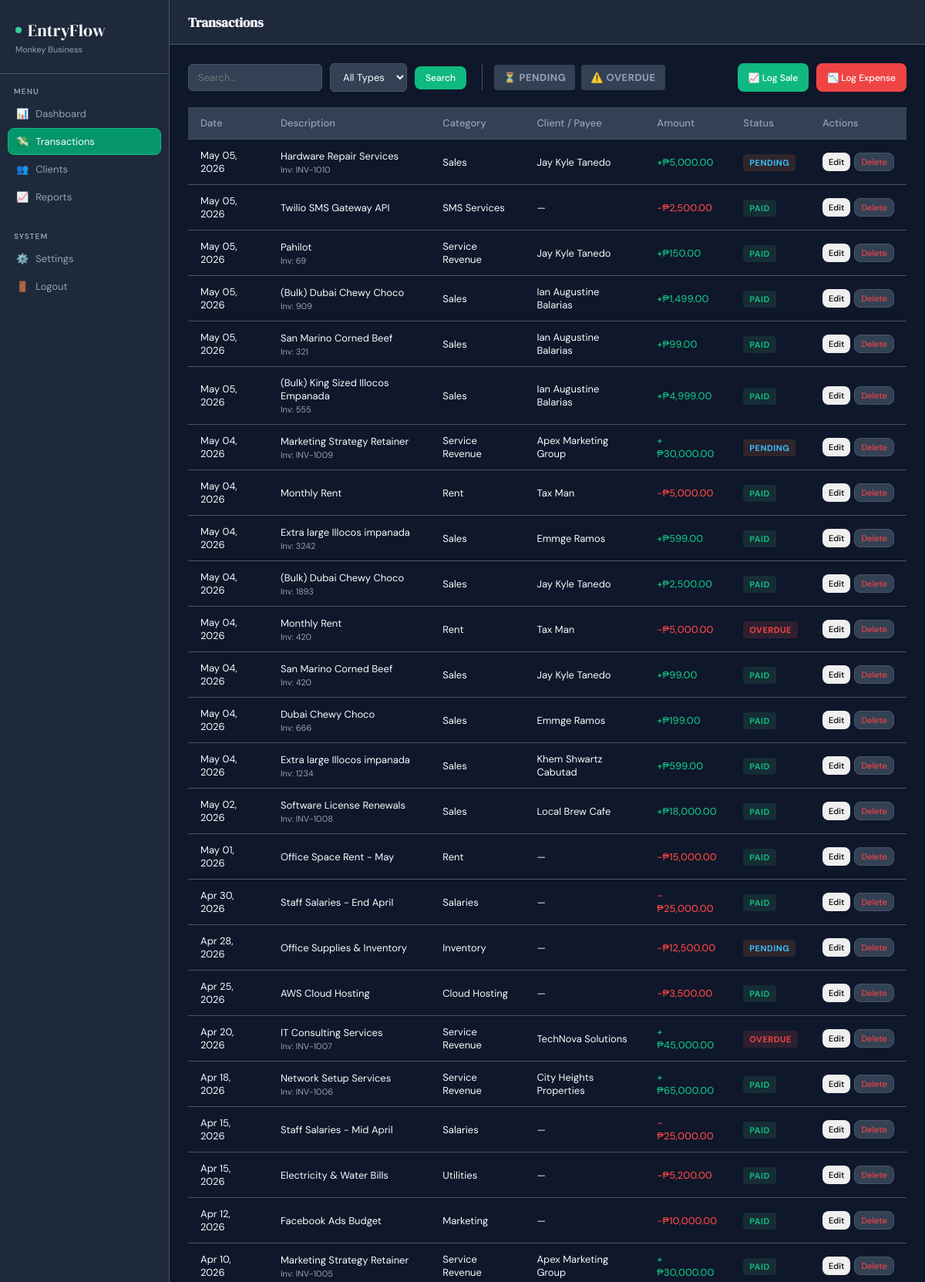
The app's page /transactions.php (signed in, upper part) with its own data.
### tables this page shows
CREATE TABLE `transactions` (
  `id` int(10) UNSIGNED NOT NULL,
  `user_id` int(10) UNSIGNED NOT NULL,
  `client_id` int(10) UNSIGNED DEFAULT NULL,
  `category_id` int(10) UNSIGNED DEFAULT NULL,
  `invoice_no` varchar(50) DEFAULT NULL,
  `description` varchar(255) NOT NULL,
  `amount` decimal(14,2) NOT NULL,
  `type` enum('income','expense') NOT NULL,
  `status` enum('paid','pending','overdue') NOT NULL DEFAULT 'pending',
  `transaction_date` date NOT NULL,
  `notes` text DEFAULT NULL,
  `created_at` datetime NOT NULL DEFAULT current_timestamp(),
  `updated_at` datetime NOT NULL DEFAULT current_timestamp() ON UPDATE current_timestamp()
);

CREATE TABLE `categories` (
  `id` int(10) UNSIGNED NOT NULL,
  `user_id` int(10) UNSIGNED DEFAULT NULL COMMENT 'NULL = global default',
  `name` varchar(100) NOT NULL,
  `type` enum('income','expense') NOT NULL,
  `is_default` tinyint(1) NOT NULL DEFAULT 0,
  `created_at` datetime NOT NULL DEFAULT current_timestamp(),
  `updated_at` datetime NOT NULL DEFAULT current_timestamp() ON UPDATE current_timestamp()
);

CREATE TABLE `clients` (
  `id` int(10) UNSIGNED NOT NULL,
  `user_id` int(10) UNSIGNED NOT NULL,
  `name` varchar(150) NOT NULL,
  `email` varchar(150) DEFAULT NULL,
  `phone` varchar(20) DEFAULT NULL,
  `address` text DEFAULT NULL,
  `notes` text DEFAULT NULL,
  `created_at` datetime NOT NULL DEFAULT current_timestamp(),
  `updated_at` datetime NOT NULL DEFAULT current_timestamp() ON UPDATE current_timestamp()
);

### transactions.php (the view, shortened to what this page needs)
<?php
$db = getDB();
$userId = (int)$_SESSION['user_id'];
$search = $_GET['search'] ?? '';
$typeFilter = $_GET['type'] ?? '';
$statusFilter = $_GET['status'] ?? '';
$query = "
    SELECT t.*, c.name AS client_name, cat.name AS category_name
    FROM transactions t
    LEFT JOIN clients c ON c.id = t.client_id
    LEFT JOIN categories cat ON cat.id = t.category_id
    WHERE t.user_id = $userId
";
$query .= " ORDER BY t.transaction_date DESC, t.id DESC";
$transactions = $db->query($query)->fetch_all(MYSQLI_ASSOC);
include 'includes/header.php';
?>
<div style="display: flex; justify-content: space-between; flex-wrap: wrap; gap: 15px; margin-bottom: 20px;">
    <form method="GET" action="transactions.php" style="display: flex; gap: 10px; align-items: center; flex-wrap: wrap;">
        <input type="text" name="search" class="sb" placeholder="Search..." value="<?= htmlspecialchars($search) ?>">
        <select name="type" class="sb">
            <option value="">All Types</option>
        </select>
        <button type="submit" class="btn btn-primary">Search</button>
        <div style="display: flex; gap: 8px; margin-left: 10px; border-left: 1px solid var(--border-color); padding-left: 15px;">
            <a href="transactions.php?status=pending<?= $search ? '&search='.urlencode($search) : '' ?><?= $typeFilter ? '&type='.urlencode($typeFilter) : '' ?>"
               class="badge <?= $statusFilter === 'pending' ? 'bpd' : '' ?>"
               style="text-decoration:none; padding: 8px 12px; font-size: 13px; display:flex; align-items:center; <?= $statusFilter !== 'pending' ? 'background: var(--surface-2); color: var(--text-muted);' : '' ?>">
               ⏳ Pending
            </a>
            <a href="transactions.php?status=overdue<?= $search ? '&search='.urlencode($search) : '' ?><?= $typeFilter ? '&type='.urlencode($typeFilter) : '' ?>"
               class="badge <?= $statusFilter === 'overdue' ? 'bod' : '' ?>"
               style="text-decoration:none; padding: 8px 12px; font-size: 13px; display:flex; align-items:center; <?= $statusFilter !== 'overdue' ? 'background: var(--surface-2); color: var(--text-muted);' : '' ?>">
               ⚠️ Overdue
            </a>
        </div>
    </form>
    <div style="display: flex; gap: 10px;">
        <button class="btn" onclick="openDynamicModal('income')" style="background: var(--primary) !important; color: #ffffff !important; border: none;">📈 Log Sale</button>
        <button class="btn" onclick="openDynamicModal('expense')" style="background: var(--danger) !important; color: #ffffff !important; border: none;">📉 Log Expense</button>
    </div>
</div>
<div class="table-responsive">
    <table class="table">
        <thead>
            <tr>
                <th>Date</th>
                <th>Description</th>
                <th>Category</th>
                <th>Client / Payee</th>
                <th>Amount</th>
                <th>Status</th>
                <th>Actions</th>
            </tr>
        </thead>
        <tbody>
            <?php if (empty($transactions)): ?>
                <tr><td colspan="7" style="text-align: center; padding: 20px; color: var(--text-muted);">No transactions found.</td></tr>
            <?php else: ?>
                <?php foreach ($transactions as $tx): ?>
                    <tr>
                        <td><?= date('M d, Y', strtotime($tx['transaction_date'])) ?></td>
                        <td class="tdn">
                            <?= htmlspecialchars($tx['description']) ?>
                            <?php if (!empty($tx['invoice_no'])): ?>
                                <div class="tds">Inv: <?= htmlspecialchars($tx['invoice_no']) ?></div>
                            <?php endif; ?>
                        </td>
                        <td><?= htmlspecialchars($tx['category_name'] ?? '—') ?></td>
                        <td><?= htmlspecialchars($tx['client_name'] ?? '—') ?></td>
                        <td class="<?= $tx['type'] === 'income' ? 'ap' : 'an' ?>">
                            <?= $tx['type'] === 'income' ? '+' : '-' ?><?= $sym ?><?= number_format($tx['amount'], 2) ?>
                        </td>
                        <td>
                            <?php
                                $statusClass = '';
                                if ($tx['status'] === 'paid') $statusClass = 'bp2';
                                elseif ($tx['status'] === 'pending') $statusClass = 'bpd';
                                else $statusClass = 'bod';
                            ?>
                            <span class="badge <?= $statusClass ?>"><?= ucfirst($tx['status']) ?></span>
                        </td>
                        <td>
                            <div style="display: flex; gap: 5px;">
                                <button class="btn" style="padding: 4px 8px; font-size: 11px;"
                                    onclick="editTransaction(this)"
                                    data-id="<?= $tx['id'] ?>"
                                    data-desc="<?= htmlspecialchars($tx['description']) ?>"
                                    data-inv="<?= htmlspecialchars($tx['invoice_no'] ?? '') ?>"
                                    data-amount="<?= $tx['amount'] ?>"
                                    data-type="<?= $tx['type'] ?>"
                                    data-cat="<?= $tx['category_id'] ?? '' ?>"
                                    data-client="<?= $tx['client_id'] ?? '' ?>"
                                    data-date="<?= $tx['transaction_date'] ?>"
                                    data-status="<?= $tx['status'] ?>"
                                    data-notes="<?= htmlspecialchars($tx['notes'] ?? '') ?>"
                                >Edit</button>
                                <button class="btn btn-danger" style="padding: 4px 8px; font-size: 11px;"
                                    onclick="confirmDelete('transaction', <?= $tx['id'] ?>)">Delete</button>
                            </div>
                        </td>
                    </tr>
                <?php endforeach; ?>
            <?php endif; ?>
        </tbody>
    </table>
</div>
<?php include 'includes/footer.php'; ?>

### includes/header.php (shortened to what this page needs)
<?php
$headerDb = getDB();
$headerUid = (int)($_SESSION['user_id'] ?? 0);
$adminInfo = $headerDb->query("SELECT business_name, currency FROM admins WHERE id = $headerUid")->fetch_assoc();
$bizName = $adminInfo['business_name'] ?? 'My Business';
$currCode = $adminInfo['currency'] ?? 'PHP';
$symbols = [
    'PHP' => '₱',
    'USD' => '$',
    'EUR' => '€',
    'GBP' => '£',
    'JPY' => '¥'
];
$sym = $symbols[$currCode] ?? '₱';
?>
<!DOCTYPE html>
<html lang="en">
<head>
    <link rel="stylesheet" href="assets/css/style.css?v=<?= time(); ?>">
</head>
<body>
    <aside class="sidebar">
        <div class="logo-wrap">
            <div class="logo"><div class="logo-dot"></div> EntryFlow</div>
            <div class="biz-name"><?= htmlspecialchars($bizName) ?></div>
        </div>
        <nav>
            <div class="nav-label">Menu</div>
            <a href="index.php" class="nav-item <?= basename($_SERVER['PHP_SELF']) == 'index.php' ? 'active' : '' ?>">
                <span class="ni-ic">📊</span> Dashboard
            </a>
            <a href="transactions.php" class="nav-item <?= basename($_SERVER['PHP_SELF']) == 'transactions.php' ? 'active' : '' ?>">
                <span class="ni-ic">💸</span> Transactions
            </a>
            <a href="clients.php" class="nav-item <?= basename($_SERVER['PHP_SELF']) == 'clients.php' ? 'active' : '' ?>">
                <span class="ni-ic">👥</span> Clients
            </a>
            <a href="reports.php" class="nav-item <?= basename($_SERVER['PHP_SELF']) == 'reports.php' ? 'active' : '' ?>">
                <span class="ni-ic">📈</span> Reports
            </a>
            <div class="nav-label" style="margin-top: 15px;">System</div>
            <a href="settings.php" class="nav-item <?= basename($_SERVER['PHP_SELF']) == 'settings.php' ? 'active' : '' ?>">
                <span class="ni-ic">⚙️</span> Settings
            </a>
            <a href="logout.php" class="nav-item">
                <span class="ni-ic">🚪</span> Logout
            </a>
        </nav>
    </aside>
    <main class="main">
        <header class="topbar">
            <h1 class="page-title">
                <?php
                    $pageName = basename($_SERVER['PHP_SELF'], ".php");
                    echo ucfirst($pageName === 'index' ? 'dashboard' : $pageName);
                ?>
            </h1>
        </header>
        <div class="content">

### assets/css/style.css (style rules this page uses)
:root { --primary: #10B981; --primary-dark: #059669; --primary-light: #34D399; --accent: #38BDF8; --bg-main: #0F172A; --surface-1: #1E293B; --surface-2: #334155; --border-color: #475569; --text-main: #F8FAFC; --text-muted: #94A3B8; --success: #10B981; --danger: #EF4444; --sidebar-width: 220px; }
*, *::before, *::after { box-sizing: border-box; margin: 0; padding: 0; }
body { font-family: 'DM Sans', sans-serif; background: var(--bg-main); color: var(--text-main); display: flex; height: 100vh; overflow: hidden; }
.sidebar { width: var(--sidebar-width); background: var(--surface-1); border-right: 1px solid var(--border-color); display: flex; flex-direction: column; flex-shrink: 0; padding-bottom: 24px; }
.logo-wrap { padding: 24px 20px; border-bottom: 1px solid var(--border-color); }
.logo { font-family: 'DM Serif Display', serif; font-size: 22px; display: flex; align-items: center; gap: 8px; }
.logo-dot { width: 8px; height: 8px; border-radius: 50%; background: var(--primary-light); }
.biz-name { font-size: 11px; color: var(--text-muted); margin-top: 3px; overflow: hidden; text-overflow: ellipsis; white-space: nowrap; }
nav { flex: 1; padding: 4px 10px; }
.nav-label { font-size: 10px; font-weight: 600; letter-spacing: 1.1px; color: var(--text-muted); text-transform: uppercase; padding: 12px 8px 5px; }
.nav-item { display: flex; align-items: center; gap: 9px; padding: 8px 10px; border-radius: 8px; font-size: 13px; color: var(--text-muted); cursor: pointer; transition: all 0.15s; margin-bottom: 1px; border: 1px solid transparent; text-decoration: none; }
.nav-item.active { background: var(--primary-dark); color: var(--text-main); border-color: var(--primary); }
.main { flex: 1; display: flex; flex-direction: column; overflow: hidden; }
.topbar { height: 58px; border-bottom: 1px solid var(--border-color); display: flex; align-items: center; padding: 0 24px; gap: 12px; background: var(--surface-1); flex-shrink: 0; }
.page-title { font-family: 'DM Serif Display', serif; font-size: 17px; flex: 1; }
.content { flex: 1; overflow-y: auto; padding: 24px; }
table { width: 100%; border-collapse: collapse; text-align: left; font-size: 13px; }
th { background: var(--surface-2); padding: 12px 16px; color: var(--text-muted); font-weight: 500; border-bottom: 1px solid var(--border-color); }
td { padding: 12px 16px; border-bottom: 1px solid var(--border-color); vertical-align: middle; }
.tds { font-size: 11px; color: var(--text-muted); margin-top: 2px; }
.btn { padding: 7px 14px; border-radius: 8px; border: none; font-family: 'DM Sans', sans-serif; font-size: 12px; font-weight: 500; cursor: pointer; transition: all 0.15s; display: inline-flex; align-items: center; gap: 5px; }
.btn-primary { background: var(--primary); color: #fff; }
.btn-danger { background: var(--surface-2); color: var(--danger); border: 1px solid var(--border-color); }
.ap { color: var(--success); font-weight: 500; }
.an { color: var(--danger); font-weight: 500; }
.badge { padding: 4px 8px; border-radius: 4px; font-size: 11px; font-weight: bold; text-transform: uppercase; letter-spacing: 0.5px; }
.bp2 { background: rgba(61, 170, 114, 0.15); color: var(--success); }
.bpd { background: rgba(224, 112, 48, 0.15); color: var(--accent); }
.bod { background: rgba(224, 80, 80, 0.15); color: var(--danger); }
.sb { background: var(--surface-2); border: 1px solid var(--border-color); color: var(--text-main); padding: 8px 12px; border-radius: 6px; font-family: inherit; font-size: 13px; outline: none; transition: 0.2s; }

### records on screen
transactions: transaction_date "May 05, 2026", description "Hardware Repair Services", invoice_no "INV-1010", category.name "Sales", client.name "Jay Kyle Tanedo", user.currency "₱", amount "5,000.00", status "PENDING"
transactions: transaction_date "May 05, 2026", description "Twilio SMS Gateway API", category.name "SMS Services", client_name "—", user.currency "₱", amount "2,500.00", status "PAID"
transactions: transaction_date "May 05, 2026", description "Pahilot", invoice_no "69", category.name "Service Revenue", client.name "Jay Kyle Tanedo", user.currency "₱", amount "150.00", status "PAID"
transactions: transaction_date "May 05, 2026", description "(Bulk) Dubai Chewy Choco", invoice_no "909", category.name "Sales", client.name "Ian Augustine Balarias", user.currency "₱", amount "1,499.00", status "PAID"
transactions: transaction_date "May 05, 2026", description "San Marino Corned Beef", invoice_no "321", category.name "Sales", client.name "Ian Augustine Balarias", user.currency "₱", amount "99.00", status "PAID"
transactions: transaction_date "May 05, 2026", description "(Bulk) King Sized Illocos Empanada", invoice_no "555", category.name "Sales", client.name "Ian Augustine Balarias", user.currency "₱", amount "4,999.00", status "PAID"
transactions: transaction_date "May 04, 2026", description "Marketing Strategy Retainer", invoice_no "INV-1009", category.name "Service Revenue", client.name "Apex Marketing Group", user.currency "₱", amount "30,000.00", status "PENDING"
transactions: transaction_date "May 04, 2026", description "Monthly Rent", category.name "Rent", client.name "Tax Man", user.currency "₱", amount "5,000.00", status "PAID"
transactions: transaction_date "May 04, 2026", description "Extra large Illocos impanada", invoice_no "3242", category.name "Sales", client.name "Emmge Ramos", user.currency "₱", amount "599.00", status "PAID"
transactions: transaction_date "May 04, 2026", description "(Bulk) Dubai Chewy Choco", invoice_no "1893", category.name "Sales", client.name "Jay Kyle Tanedo", user.currency "₱", amount "2,500.00", status "PAID"
transactions: transaction_date "May 04, 2026", description "Monthly Rent", invoice_no "420", category.name "Rent", client.name "Tax Man", user.currency "₱", amount "5,000.00", status "OVERDUE"
transactions: transaction_date "May 04, 2026", description "San Marino Corned Beef", invoice_no "420", category.name "Sales", client.name "Jay Kyle Tanedo", user.currency "₱", amount "99.00", status "PAID"
transactions: transaction_date "May 04, 2026", description "Dubai Chewy Choco", invoice_no "666", category.name "Sales", client.name "Emmge Ramos", user.currency "₱", amount "199.00", status "PAID"
transactions: transaction_date "May 04, 2026", description "Extra large Illocos impanada", invoice_no "1234", category.name "Sales", client.name "Khem Shwartz Cabutad", user.currency "₱", amount "599.00", status "PAID"
transactions: transaction_date "May 02, 2026", description "Software License Renewals", invoice_no "INV-1008", category.name "Sales", client.name "Local Brew Cafe", user.currency "₱", amount "18,000.00", status "PAID"
transactions: transaction_date "May 01, 2026", description "Office Space Rent - May", category.name "Rent", client_name "—", user.currency "₱", amount "15,000.00", status "PAID"
transactions: transaction_date "Apr 30, 2026", description "Staff Salaries - End April", category.name "Salaries", client_name "—", user.currency "₱", amount "25,000.00", status "PAID"
transactions: transaction_date "Apr 28, 2026", description "Office Supplies & Inventory", category.name "Inventory", client_name "—", user.currency "₱", amount "12,500.00", status "PENDING"
transactions: transaction_date "Apr 25, 2026", description "AWS Cloud Hosting", category.name "Cloud Hosting", client_name "—", user.currency "₱", amount "3,500.00", status "PAID"
transactions: transaction_date "Apr 20, 2026", description "IT Consulting Services", invoice_no "INV-1007", category.name "Service Revenue", client.name "TechNova Solutions", user.currency "₱", amount "45,000.00", status "OVERDUE"
transactions: transaction_date "Apr 18, 2026", description "Network Setup Services", invoice_no "INV-1006", category.name "Service Revenue", client.name "City Heights Properties", user.currency "₱", amount "65,000.00", status "PAID"
transactions: transaction_date "Apr 15, 2026", description "Staff Salaries - Mid April", category.name "Salaries", client_name "—", user.currency "₱", amount "25,000.00", status "PAID"
transactions: transaction_date "Apr 15, 2026", description "Electricity & Water Bills", category.name "Utilities", client_name "—", user.currency "₱", amount "5,200.00", status "PAID"
transactions: transaction_date "Apr 12, 2026", description "Facebook Ads Budget", category.name "Marketing", client_name "—", user.currency "₱", amount "10,000.00", status "PAID"
transactions: transaction_date "Apr 10, 2026", description "Marketing Strategy Retainer", invoice_no "INV-1005", category.name "Service Revenue", client.name "Apex Marketing Group", user.currency "₱", amount "30,000.00", status "PAID"

### other values on screen
$bizName "Monkey Business"
$pageName === 'index' ? 'dashboard' : $pageName "Transactions"
